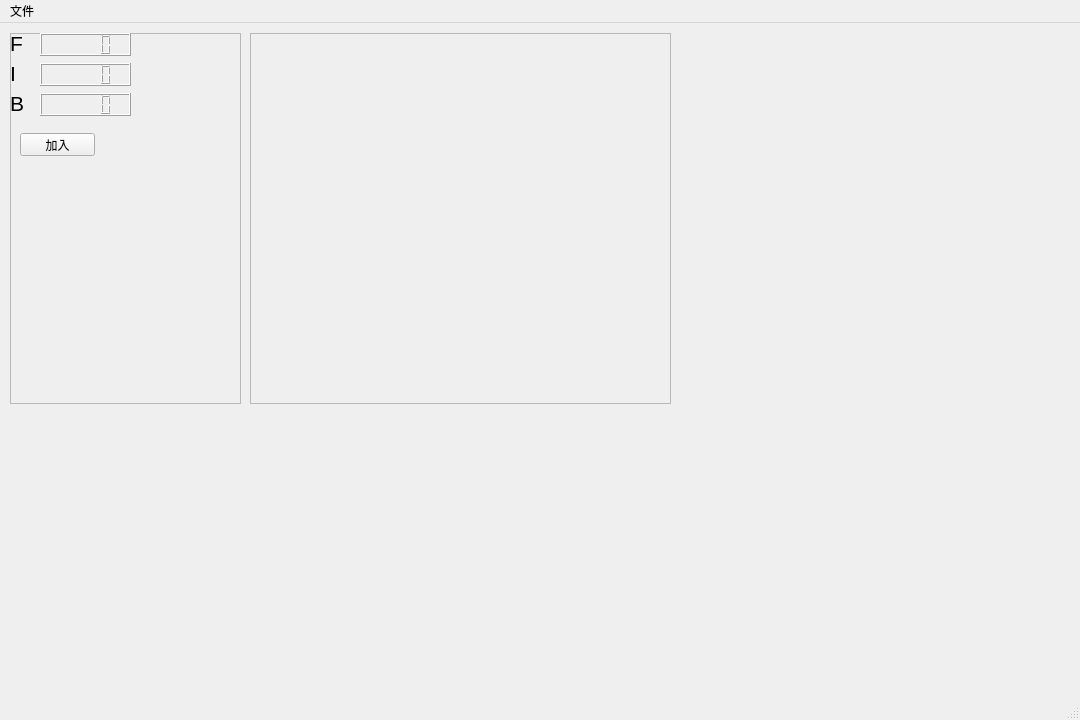
<?xml version="1.0" encoding="UTF-8"?>
<ui version="4.0">
 <class>MainWindow</class>
 <widget class="QMainWindow" name="MainWindow">
  <property name="geometry">
   <rect>
    <x>0</x>
    <y>0</y>
    <width>1080</width>
    <height>720</height>
   </rect>
  </property>
  <property name="minimumSize">
   <size>
    <width>1080</width>
    <height>720</height>
   </size>
  </property>
  <property name="maximumSize">
   <size>
    <width>2600</width>
    <height>2600</height>
   </size>
  </property>
  <property name="windowTitle">
   <string>MainWindow</string>
  </property>
  <widget class="QWidget" name="centralwidget">
   <widget class="QFrame" name="frame">
    <property name="geometry">
     <rect>
      <x>10</x>
      <y>10</y>
      <width>231</width>
      <height>371</height>
     </rect>
    </property>
    <property name="frameShape">
     <enum>QFrame::StyledPanel</enum>
    </property>
    <property name="frameShadow">
     <enum>QFrame::Raised</enum>
    </property>
    <widget class="QLabel" name="label">
     <property name="geometry">
      <rect>
       <x>0</x>
       <y>0</y>
       <width>31</width>
       <height>21</height>
      </rect>
     </property>
     <property name="font">
      <font>
       <pointsize>16</pointsize>
      </font>
     </property>
     <property name="lineWidth">
      <number>1</number>
     </property>
     <property name="midLineWidth">
      <number>1</number>
     </property>
     <property name="text">
      <string>F</string>
     </property>
    </widget>
    <widget class="QLCDNumber" name="lcdNumber">
     <property name="geometry">
      <rect>
       <x>30</x>
       <y>0</y>
       <width>91</width>
       <height>23</height>
      </rect>
     </property>
    </widget>
    <widget class="QLabel" name="label_3">
     <property name="geometry">
      <rect>
       <x>0</x>
       <y>30</y>
       <width>31</width>
       <height>21</height>
      </rect>
     </property>
     <property name="font">
      <font>
       <pointsize>16</pointsize>
      </font>
     </property>
     <property name="lineWidth">
      <number>1</number>
     </property>
     <property name="midLineWidth">
      <number>1</number>
     </property>
     <property name="text">
      <string>I</string>
     </property>
    </widget>
    <widget class="QLCDNumber" name="lcdNumber_3">
     <property name="geometry">
      <rect>
       <x>30</x>
       <y>30</y>
       <width>91</width>
       <height>23</height>
      </rect>
     </property>
    </widget>
    <widget class="QLCDNumber" name="lcdNumber_4">
     <property name="geometry">
      <rect>
       <x>30</x>
       <y>60</y>
       <width>91</width>
       <height>23</height>
      </rect>
     </property>
    </widget>
    <widget class="QLabel" name="label_4">
     <property name="geometry">
      <rect>
       <x>0</x>
       <y>60</y>
       <width>31</width>
       <height>21</height>
      </rect>
     </property>
     <property name="font">
      <font>
       <pointsize>16</pointsize>
      </font>
     </property>
     <property name="lineWidth">
      <number>1</number>
     </property>
     <property name="midLineWidth">
      <number>1</number>
     </property>
     <property name="text">
      <string>B</string>
     </property>
    </widget>
    <widget class="QPushButton" name="pushButton">
     <property name="geometry">
      <rect>
       <x>10</x>
       <y>100</y>
       <width>75</width>
       <height>23</height>
      </rect>
     </property>
     <property name="text">
      <string>加入</string>
     </property>
    </widget>
   </widget>
   <widget class="QFrame" name="frame_2">
    <property name="geometry">
     <rect>
      <x>250</x>
      <y>10</y>
      <width>421</width>
      <height>371</height>
     </rect>
    </property>
    <property name="frameShape">
     <enum>QFrame::StyledPanel</enum>
    </property>
    <property name="frameShadow">
     <enum>QFrame::Raised</enum>
    </property>
   </widget>
  </widget>
  <widget class="QMenuBar" name="menubar">
   <property name="geometry">
    <rect>
     <x>0</x>
     <y>0</y>
     <width>1080</width>
     <height>22</height>
    </rect>
   </property>
   <widget class="QMenu" name="menu">
    <property name="title">
     <string>文件</string>
    </property>
    <addaction name="actionsave"/>
   </widget>
   <addaction name="menu"/>
  </widget>
  <widget class="QStatusBar" name="statusbar"/>
  <action name="actionsave">
   <property name="text">
    <string>保存</string>
   </property>
  </action>
 </widget>
 <resources/>
 <connections/>
</ui>
